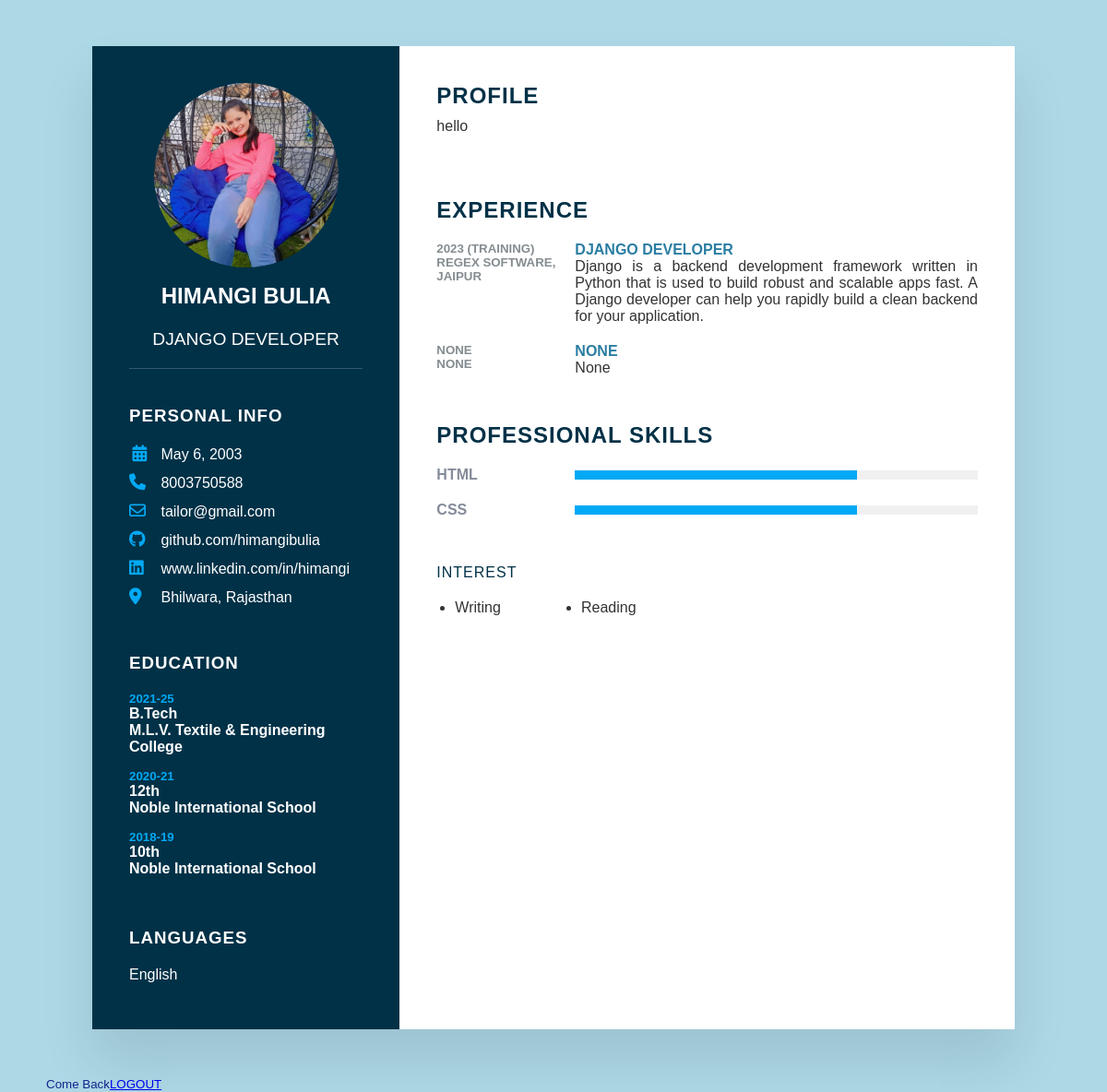
The page /cv/ (signed in) on the database its author committed.
### cv_app/models.py (models this page shows)
class cv(models.Model):
    user=models.ForeignKey(User, on_delete=models.CASCADE, null=True, blank=True)
    name=models.CharField(max_length=100)
    image=models.ImageField(upload_to='media')
    ability=models.CharField(max_length=100)
    dob=models.DateField()
    mobile=models.CharField(max_length=14)
    email=models.EmailField(max_length=250)
    github_id=models.CharField(max_length=250)
    linkedin_id=models.CharField(max_length=250)
    address=models.CharField(max_length=50)
    years_degree=models.CharField(max_length=15,null=True, blank=True)
    name_degree=models.CharField(max_length=30,null=True, blank=True)
    clg_name=models.CharField(max_length=100,null=True, blank=True)
    year12th=models.CharField(max_length=15,null=True, blank=True)
    class_name12th=models.CharField(max_length=10,null=True, blank=True)
    school_name12th=models.CharField(max_length=100,null=True, blank=True)
    year10th=models.CharField(max_length=15,null=True, blank=True)
    class_name10th=models.CharField(max_length=10,null=True, blank=True)
    school_name10th=models.CharField(max_length=100,null=True, blank=True)
    language=models.CharField(max_length=200,null=True, blank=True)
    about_para=models.CharField(max_length=500,null=True, blank=True)
    working_years_1=models.CharField(max_length=50,null=True, blank=True)
    company_name_1=models.CharField(max_length=50,null=True, blank=True)
    designation_1=models.CharField(max_length=50,null=True, blank=True)
    about_1=models.CharField(max_length=250,null=True, blank=True)
    working_years_2=models.CharField(max_length=50,null=True, blank=True)
    company_name_2=models.CharField(max_length=50,null=True, blank=True)
    designation_2=models.CharField(max_length=50,null=True, blank=True)
    about_2=models.CharField(max_length=250,null=True, blank=True)
    skill=models.CharField(max_length=200,null=True, blank=True)
    in_percent=models.CharField(max_length=50,null=True, blank=True)
    interest=models.CharField(max_length=200,null=True, blank=True)

### cv_app/views.py (the view)
# urls.py: path('cv/',views.my_cv),
def my_cv(request):
    data=cv.objects.filter(user=request.user)
    language=[]
    skill=[]
    in_percent=[]
    interest=[]
    for i in data[0].language.split(','):
        language.append(i)
    for i in data[0].skill.split(','):
        skill.append(i)
    for i in data[0].in_percent.split(','):
        in_percent.append(i)
    for i in data[0].interest.split(','):
        interest.append(i)
    context={
        'data':data,
        'language':language,
        'skill':skill,
        'interest':interest,
        'in_percent':in_percent,
    }
    return render(request,'cv.html',context)

### templates/cv.html (shortened to what this page needs)
{% load static %}
<!DOCTYPE html>
<html lang="en">
<head>
    <link rel="stylesheet" href="https://cdnjs.cloudflare.com/ajax/libs/font-awesome/6.4.2/css/all.min.css"
 />
    <link rel="stylesheet" href="{% static 'cv.css' %}">
</head>
<body>
    {% for i in data %}
    <form action="">
        <div class="container">
            <div class="left">
                <div class="profiletxt">
                    <div class="imbox">
                        <img src="/media/{{i.image}}"
                            alt="" width="100%" height="100%">
                    </div>
                    <h2>{{i.name}}<br> <br><span>{{i.ability}}</span></h2>
                </div>
                <div class="contact_info">
                    <h3 class="title"> Personal Info</h3>
                    <ul>
                        <li>
                            <span class="icon"><i class="fa-solid fa-calendar-days fa-fw"></i></span>
                            <span class="text">{{i.dob}}</span>
                        </li>
                        <li>
                            <span class="icon"><i class="fa-solid fa-phone"></i></span>
                            <span class="text">{{i.mobile}}</span>
                        </li>
                        <li>
                            <span class="icon"><i class="fa-regular fa-envelope"></i></span>
                            <span class="text">{{i.email}}</span>
                        </li>
                        <li>
                            <span class="icon"><i class="fab fa-github"></i></span>
                            <span class="text">{{i.github_id}}</span>
                        </li>
                        <li>
                            <span class="icon"><i class="fa-brands fa-linkedin"></i></span>
                            <span class="text">{{i.linkedin_id}}</span>
                        </li>
                        <li>
                            <span class="icon"><i class="fa-solid fa-location-dot"></i></span>
                            <span class="text">{{i.address}}</span>
                        </li>
                    </ul>
                </div>
                <div class="contact_info education">
                    <h3 class="title">Education</h3>
                    <ul>
                        <li>
                            <h5>{{i.years_degree}}</h5>
                            <h4>{{i.name_degree}}</h4>
                            <h4>{{i.clg_name}}</h4>
                        </li>
                        <li>
                            <h5>{{i.year12th}}</h5>
                            <h4>{{i.class_name12th}}</h4>
                            <h4>{{i.school_name12th}}</h4>
                        </li>
                        <li>
                            <h5>{{i.year10th}}</h5>
                            <h4>{{i.class_name10th}}</h4>
                            <h4>{{i.school_name10th}}</h4>
                        </li>
                    </ul>
                </div>
                <div class="contact_info language">
                    <h3 class="title">Languages</h3>
                    <ul>
                        {% for j in language %}
                        <li>
                            <span class="text">{{j}}</span>
                        </li>
                        {% endfor %}
                    </ul>
                </div>
            </div>
            <div class="right">
                <div class="about">
                    <h2 class="title2">Profile</h2>
                    <p>{{i.about_para}}<br><br></p>
                </div>
                <div class="about">
                    <h2 class="title2">Experience</h2>
                    <div class="box">
                        <div class="year_company">
                            <h5>{{i.working_years_1}}</h5>
                            <h5>{{i.company_name_1}}</h5>
                        </div>
                        <div class="text">
                            <h4>{{i.designation_1}}</h4>
                            <p>{{i.about_1}}</p>
                        </div>
                    </div>
                    <div class="box">
                        <div class="year_company">
                            <h5>{{i.working_years_2}}</h5>
                            <h5>{{i.company_name_2}}</h5>
                        </div>
                        <div class="text">
                            <h4>{{i.designation_2}}</h4>
                            <p>{{i.about_2}}</p>
                        </div>
                    </div>
                </div>
                <div class="about skills">
                    <h2 class="title2">Professional Skills</h2>
                    {% for j in skill %}
                    <div class="box">
                        <h4>{{j}}</h4>
                        <div class="percent"><div style="width:{{i.in_percent}}%"></div></div>
                    </div>
                    {% endfor %}
                </div>
                <div class="about interest">
                    <div class="title2">Interest</div>
                    <ul>
                        {% for j in interest %}
                        <li>{{j}}</li>
                        {% endfor %}
                    </ul>
                </div>
            </div>
        </div>
        <div class="text-center text-primary fw-bold"><small style="color: #12258f;">Come Back<a href="/"
            class="text-dark">LOGOUT</a> </small></div>
    </form>
    {% endfor %}
</body>
</html>

### static/cv.css (style rules this page uses)
* { margin: 0px; padding: 0px; box-sizing: border-box; font-family: 'Poppins', sans-serif; }
body { background-color: lightblue; display: flex; justify-content: center; align-items: center; min-height: 100vh; }
.container { position: relative; width: 100%; max-width: 1000px; min-height: 1000px; margin: 50px; background-color: #fff; display: grid; grid-template-columns: 1fr 2fr; box-shadow: 0 35px 55px rgb(0, 0, 0, 0.1); }
.container .left { position: relative; background-color: #003147; padding: 40px; }
.container .right { position: relative; background-color: #fff; padding: 40px; }
.profiletxt { position: relative; display: flex; flex-direction: column; align-items: center; padding-bottom: 20px; border-bottom: 1px solid rgba(255, 255, 255, 0.2); }
.profiletxt .imbox { position: relative; height: 200px; width: 200px; border-radius: 50%; overflow: hidden; }
.profiletxt .imbox img { position: absolute; top: 0px; left: 0px; object-fit: cover; }
.profiletxt h2 { color: #fff; font-size: 1.5rem; margin-top: 20px; text-transform: uppercase; text-align: center; font-weight: 600; line-height: 1.4rem; }
.profiletxt h2 span { font-size: 0.8em; font-weight: 300; }
.contact_info { padding-top: 40px; }
.title { color: #fff; text-transform: uppercase; font-weight: 600; letter-spacing: 1px; margin-bottom: 20px; }
.contact_info ul { position: relative; }
.contact_info ul li { position: relative; list-style: none; margin: 10px 0; cursor: pointer; }
.contact_info ul li .icon { display: inline-block; width: 30px; font-size: 18px; color: #03a9f4; }
.contact_info ul li span { color: #fff; font-weight: 300px; }
.contact_info.education li { margin-bottom: 15px; }
.contact_info.education h5 { color: #03a9f4; font-weight: 500px; }
.contact_info.education h4:nth-child(2) { color: #fff; font-weight: 500px; }
.contact_info.education h4 { color: #fff; font-weight: 300px; }
.about { margin-bottom: 50px; }
.about:last-child { margin-bottom: 0; }
.title2 { color: #003147; text-transform: uppercase; letter-spacing: 1px; margin-bottom: 10px; }
p { color: #333; text-align: justify; }
.about .box { display: flex; flex-direction: row; margin: 20px 0; }
.about .box .year_company { min-width: 150px; }
.about .box .year_company h5 { text-transform: uppercase; color: #848c90; font-weight: 600; }
.about .box .text h4 { text-transform: uppercase; color: #2a7da2; font-size: 16px; }
.skills .box { position: relative; width: 100%; display: grid; grid-template-columns: 150px 1fr; justify-content: center; align-items: center; }
.skills .box h4 { text-transform: uppercase; color: #848c99; }
.skills .box .percent { position: relative; width: 100%; height: 10px; background-color: #f0f0f0; }
.skills .box .percent div { position: absolute; top: 0; left: 0; height: 100%; background-color: #03a9f4; }
.interest ul { display: grid; grid-template-columns: repeat(4,1fr); margin: 0 20px; }
.interest ul li { color: #333; font-weight: 500; margin: 10px 0; }

### rows shown on the page
cv: image (picture), name "HIMANGI BULIA", ability "DJANGO DEVELOPER", dob "May 6, 2003", mobile "8003750588", email "tailor@gmail.com", github_id "github.com/himangibulia", linkedin_id "www.linkedin.com/in/himangi", address "Bhilwara, Rajasthan", years_degree "2021-25", name_degree "B.Tech", clg_name "M.L.V. Textile & Engineering College", year12th "2020-21", class_name12th "12th", school_name12th "Noble International School", year10th "2018-19", class_name10th "10th", school_name10th "Noble International School", language "English", about_para "hello", working_years_1 "2023 (TRAINING)", company_name_1 "REGEX SOFTWARE, JAIPUR", designation_1 "DJANGO DEVELOPER", about_1 "Django is a backend development framework written in Python that is used to build robust and scalable apps fast. A Django developer can help you rapidly build a clean backend for your application.", working_years_2 "NONE", company_name_2 "NONE", designation_2 "NONE", about_2 "None", skill "HTML" "CSS", interest "Writing" "Reading"
